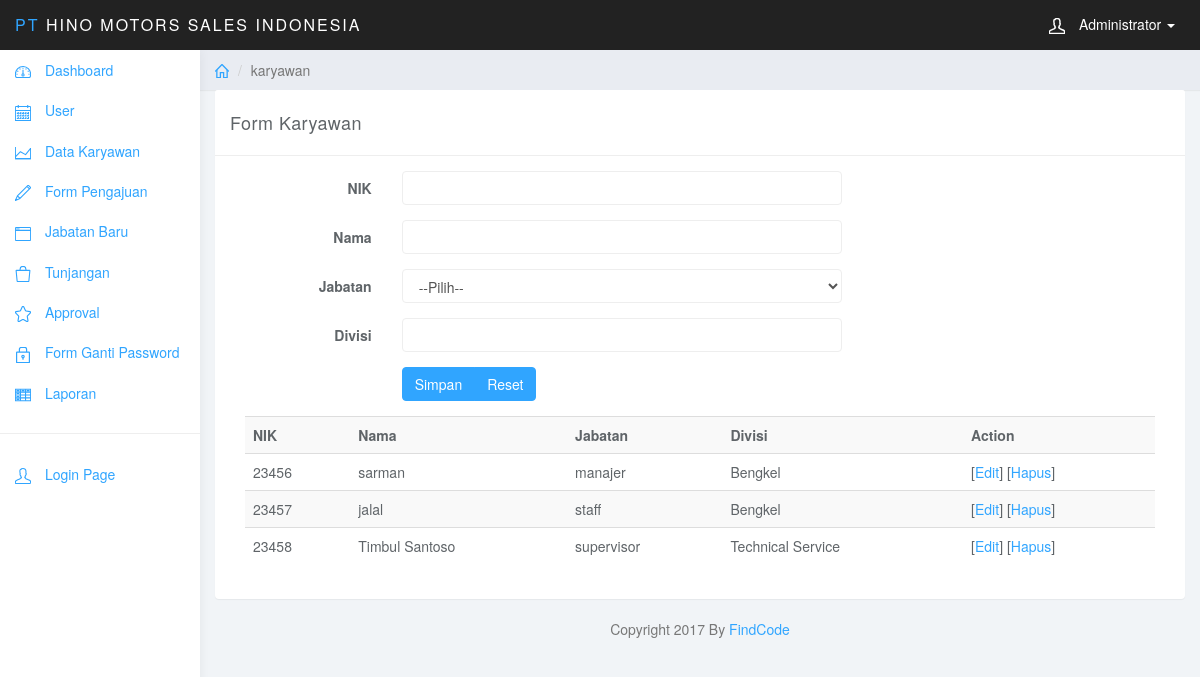
The page /index.php?page=karyawan (signed in) on the database as committed earlier.
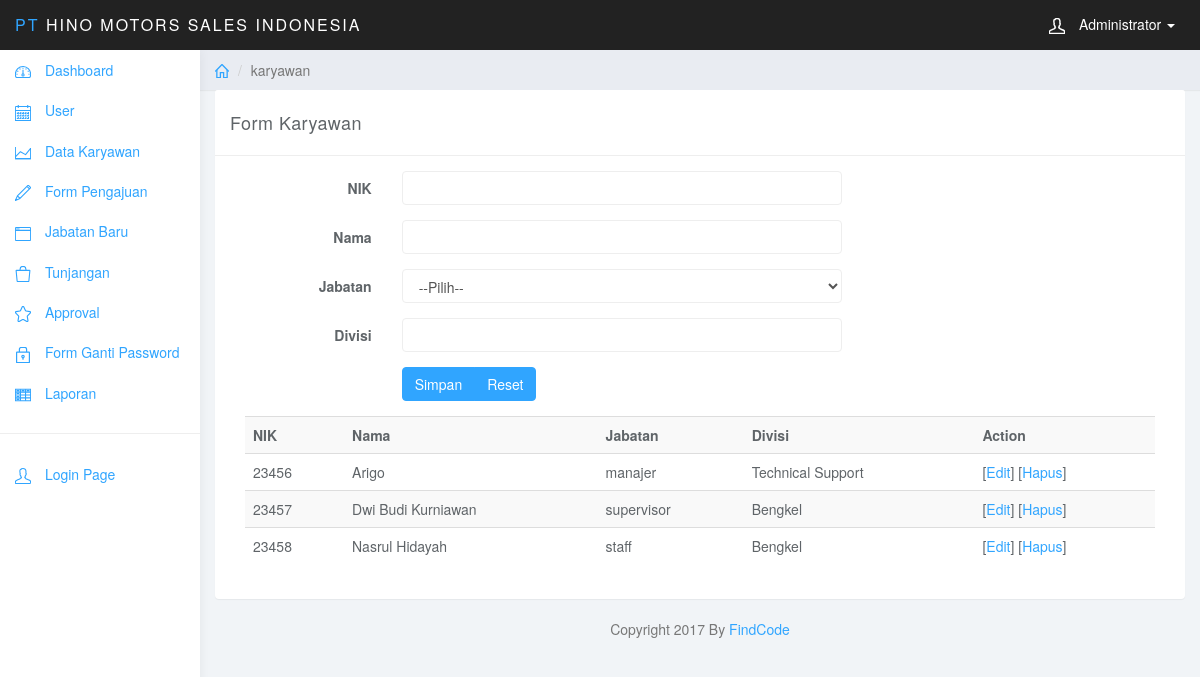
The same page on the database as committed later.
### tables this page shows
CREATE TABLE IF NOT EXISTS `karyawan_tb` (
  `nik` int(20) NOT NULL,
  `nama` varchar(50) NOT NULL,
  `jabatan` int(11) NOT NULL,
  `divisi` varchar(20) NOT NULL
);

CREATE TABLE IF NOT EXISTS `jabatan_tb` (
  `id` int(11) NOT NULL,
  `nama_jabatan` varchar(20) NOT NULL
);

### page/karyawan.php (the view, shortened to what this page needs)
<div class="panel panel-default">
    <div class="panel-heading">Form Karyawan</div>
    <div class="panel-body">
        <div class="col-lg-8">
            <form class="form-horizontal" action="act/karsv.php" method="post">
                <div class="form-group">
                    <label for="" class="control-label col-sm-3">NIK</label>
                    <div class="col-sm-9">
                        <input type="text" name="nik" class="form-control" required>
                    </div>
                </div>
                <div class="form-group">
                    <label for="" class="control-label col-sm-3">Nama</label>
                    <div class="col-sm-9">
                        <input type="text" name="nama" class="form-control" required>
                    </div>
                </div>
                <div class="form-group">
                    <label for="" class="control-label col-sm-3">Jabatan</label>
                    <div class="col-sm-9">
                        <select name="jabatan" class="form-control" required>
                            <option value="">--Pilih--</option>
                        </select>
                    </div>
                </div>
                <div class="form-group">
                    <label for="" class="control-label col-sm-3">Divisi</label>
                    <div class="col-sm-9">
                        <input type="text" name="divisi" class="form-control" required>
                    </div>
                </div>
                <div class="form-group">
                    <div class="btn-group col-sm-9 col-sm-offset-3">
                        <button class="btn btn-primary" type="submit" >Simpan</button>
                        <button class="btn btn-primary" type="reset" >Reset</button>
                    </div>
                </div>
            </form>
        </div>
        <div class="col-lg-4">
        </div>
        <div class="col-sm-12">
            <div class="table-responsive">
                <table class="table table-striped">
                    <tr>
                        <th>NIK</th>
                        <th>Nama</th>
                        <th>Jabatan</th>
                        <th>Divisi</th>
                        <th>Action</th>
                    </tr>
                    <?php
                    $r = $con->query("SELECT karyawan_tb.*, jabatan_tb.nama_jabatan FROM karyawan_tb INNER JOIN jabatan_tb ON karyawan_tb.jabatan = jabatan_tb.id");
                    while ($rr = $r->fetch_array()) {
                        ?>
                        <tr>
                            <td><?php echo $rr['nik'];?></td>
                            <td><?php echo $rr['nama'];?></td>
                            <td><?php echo $rr['nama_jabatan'];?></td>
                            <td><?php echo $rr['divisi'];?></td>
                            <td>[<a href="index.php?page=kare&id=<?php echo $rr['nik'];?>">Edit</a>] [<a href="act/kardel.php?id=<?php echo $rr['nik'];?>" onclick="return confirm('Yakin ingin hpus data ?')">Hapus</a>]</td>
                        </tr>
                        <?php
                    }
                    ?>
                </table>
            </div>
        </div>
    </div>
</div>

Rows that differ between the two databases and show on the page:
changed karyawan_tb "manajer": nama "sarman" → "Arigo"; divisi "Bengkel" → "Technical Support"
changed karyawan_tb id 23457: nama "jalal" → "Dwi Budi Kurniawan"; jabatan_tb.nama_jabatan "staff" → "supervisor"
changed karyawan_tb id 23458: nama "Timbul Santoso" → "Nasrul Hidayah"; jabatan_tb.nama_jabatan "supervisor" → "staff"; divisi "Technical Service" → "Bengkel"
